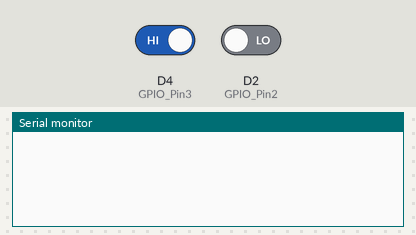
Simulated run of this sketch. Board: ESP8266 (NodeMCU). On the bench: the last lines printed to the serial monitor. The inputs (shaded band) are chosen by the test bench; at power-on: D4 (GPIO_Pin3) HIGH, D2 (GPIO_Pin2) LOW.

Above: at 1.2 s.
1.3 s: D4 (GPIO_Pin3) driven LOW
At 1.7 s:
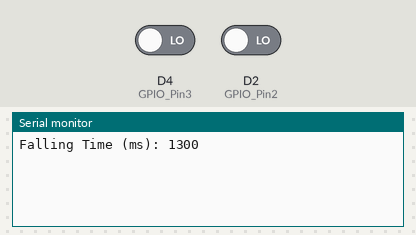
2.8 s: D2 (GPIO_Pin2) driven HIGH
At 4.1 s:
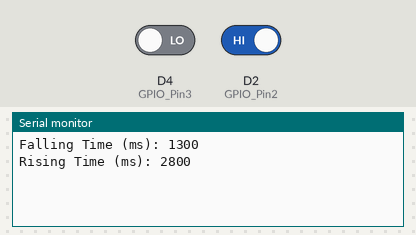

Measured:
- after the input at 1.3 s, the serial monitor: prints a new line at once (image 1)
- after the input at 2.8 s, the serial monitor: prints a new line at once (image 2)

The sketch:

requirement-B.ino
```cpp
uint8_t GPIO_Pin2 = D2;
uint8_t GPIO_Pin3 = D4;
void IRAM_ATTR IntCallbackRising();
void IRAM_ATTR IntCallbackFalling();

void setup() {
  Serial.begin(115200);
  pinMode(GPIO_Pin2, INPUT);
  pinMode(GPIO_Pin3, INPUT);
  attachInterrupt(digitalPinToInterrupt(GPIO_Pin2), IntCallbackRising, RISING);
  attachInterrupt(digitalPinToInterrupt(GPIO_Pin3), IntCallbackFalling, FALLING);
}
void loop() {
}
void IRAM_ATTR IntCallbackRising() {
  Serial.print("Rising Time (ms): ");
  Serial.println(millis());
}

void IRAM_ATTR IntCallbackFalling() {
  Serial.print("Falling Time (ms): ");
  Serial.println(millis());
}
```
